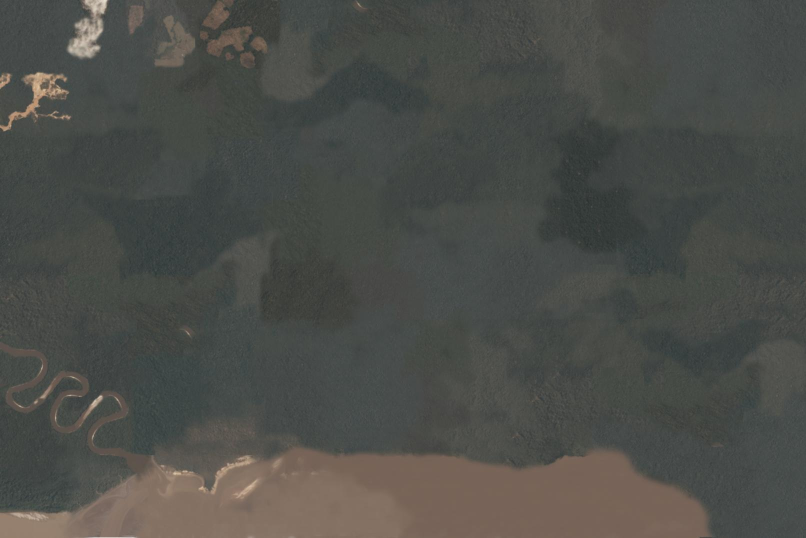
#> input picture CNNmulticlasses/image1.jpg, 1612 x 1075 px (shown at 1/2 size); its folder holds only this picture in this run
$ python -i CNNmulti1.py   (imports and definitions only)
#> lines starting #> are read from the running program, lines starting #| are printed output that depends on the picture
import numpy as np
from skimage import color, exposure, transform, io
import os
import glob
from keras.models import Sequential
from keras.layers.core import Dense, Dropout, Activation, Flatten
from keras.layers.convolutional import Conv2D
from keras.layers.pooling import MaxPooling2D
from keras.optimizers import SGD
from keras import backend as K
from keras.callbacks import LearningRateScheduler, ModelCheckpoint


NUM_CLASSES = 4
IMG_SIZE = 48

def preprocess_img(img):
    # Histogram normalization in v channel
    hsv = color.rgb2hsv(img)
#> hsv: shape (1075, 1612, 3) float64; mean of channels 0, 1, 2 0.324, 0.0908, 0.313
    hsv[:, :, 2] = exposure.equalize_hist(hsv[:, :, 2])
#> hsv: shape (1075, 1612, 3) float64; mean of channels 0, 1, 2 0.324, 0.0908, 0.518
    img = color.hsv2rgb(hsv)
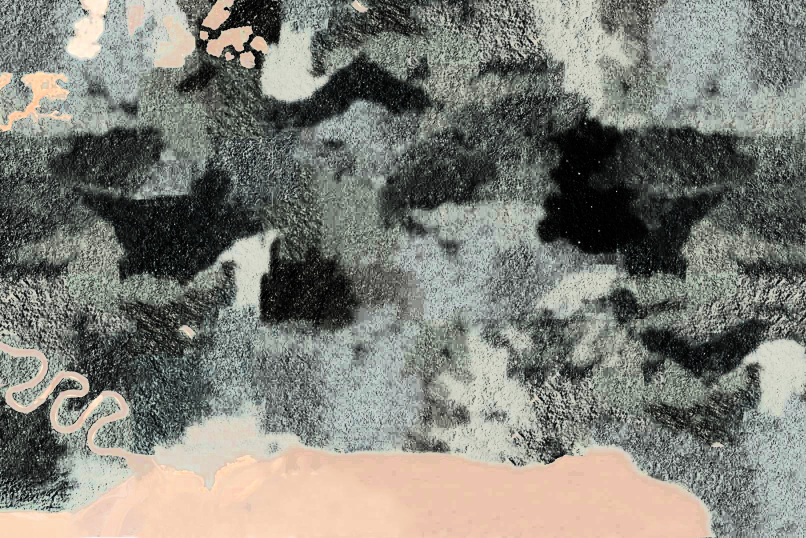
#> img: shape (1075, 1612, 3) float64 (shown at 1/2 size); mean R, G, B 0.499, 0.5, 0.471

    # central square crop
    min_side = min(img.shape[:-1])
#> min_side = 1075
    centre = img.shape[0] // 2, img.shape[1] // 2
#> centre = (537, 806)
    img = img[centre[0] - min_side // 2:centre[0] + min_side // 2,
              centre[1] - min_side // 2:centre[1] + min_side // 2,
              :]
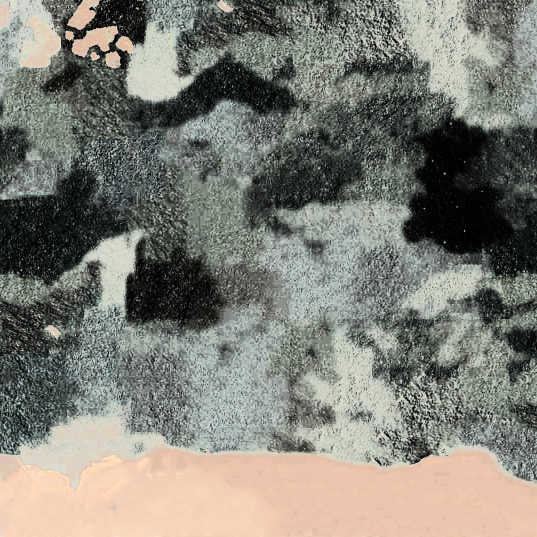
#> img: shape (1074, 1074, 3) float64 (shown at 1/2 size); mean R, G, B 0.505, 0.501, 0.469

    # rescale to standard size
    img = transform.resize(img, (IMG_SIZE, IMG_SIZE))
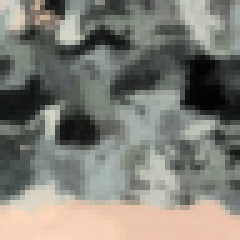
#> img: shape (48, 48, 3) float64 (shown 5 times larger); mean R, G, B 0.505, 0.501, 0.469

    # roll color axis to axis 0
    img = np.rollaxis(img, -1)

    return img


def get_class(img_path):
    return int(img_path.split('/')[-2])


root_dir = '../../csmdata2/train/'
# [5 lines of commented-out code are left out]

imgs = []
labels = []

all_img_paths = glob.glob(os.path.join(root_dir, '*/*.jpg'))
# [10 lines not run here, left out]


X = np.array(imgs, dtype='float32')
# Make one hot targets
Y = np.eye(NUM_CLASSES, dtype='uint8')[labels]


# [1 line not run here, left out]


def cnn_model():
    model = Sequential()

    model.add(Conv2D(32, (3, 3), padding='same',
                     input_shape=(3, IMG_SIZE, IMG_SIZE),
                     #input_shape=input_shape,
                     activation='relu'))
    model.add(Conv2D(32, (3, 3), activation='relu'))
    model.add(MaxPooling2D(pool_size=(2, 2)))
    model.add(Dropout(0.2))

    model.add(Conv2D(64, (3, 3), padding='same',
                     activation='relu'))
    model.add(Conv2D(64, (3, 3), activation='relu'))
    model.add(MaxPooling2D(pool_size=(2, 2)))
    model.add(Dropout(0.2))

    model.add(Conv2D(128, (3, 3), padding='same',
                     activation='relu'))
    model.add(Conv2D(128, (3, 3), activation='relu'))
    model.add(MaxPooling2D(pool_size=(2, 2)))
    model.add(Dropout(0.2))

    model.add(Flatten())
    model.add(Dense(512, activation='relu'))
    model.add(Dropout(0.5))
    model.add(Dense(NUM_CLASSES, activation='softmax'))
    return model


# [1 line that did not run here, left out]

# let's train the model using SGD + momentum
lr = 0.01
# [1 line that did not run here, left out]
# [3 lines not run here, left out]


def lr_schedule(epoch):
    return lr * (0.1 ** int(epoch / 10))


batch_size = 100
epochs = 50


# [7 lines not run here, left out]

>>> import cv2
>>> picture = cv2.cvtColor(cv2.imread('image1.jpg'), cv2.COLOR_BGR2RGB)
>>> result = preprocess_img(picture)

$ run again, on CNNmulticlasses/image2.jpg
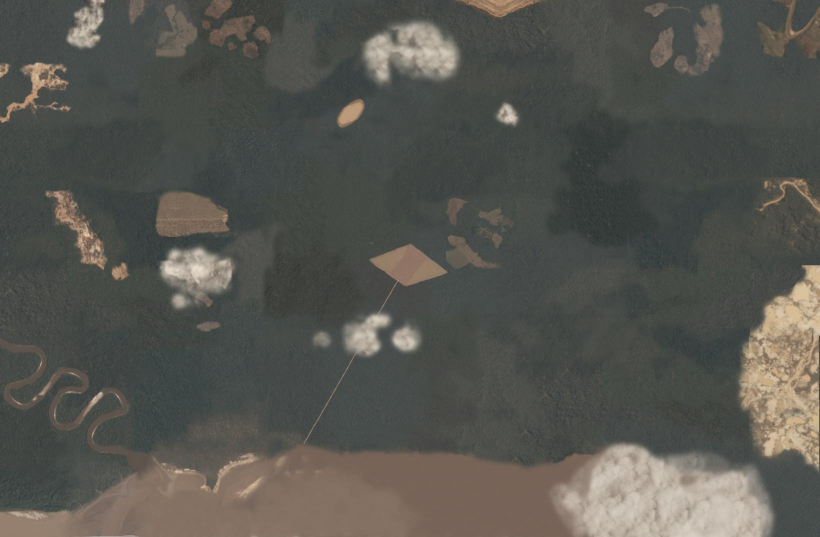
#> input picture CNNmulticlasses/image2.jpg, 1640 x 1074 px (shown at 1/2 size)
#> in preprocess_img, `img = color.hsv2rgb(hsv)`:
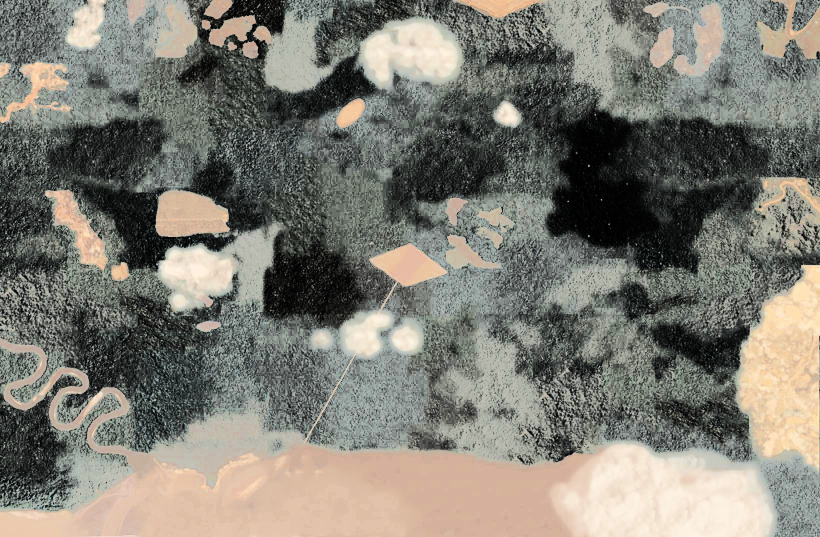
#> img: shape (1074, 1640, 3) float64 (shown at 1/2 size); mean R, G, B 0.498, 0.49, 0.455
#> in preprocess_img, `img = transform.resize(img, (IMG_SIZE, IMG_SIZE))`:
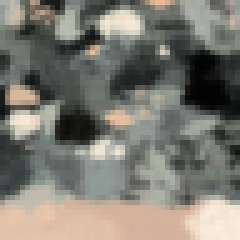
#> img: shape (48, 48, 3) float64 (shown 5 times larger); mean R, G, B 0.494, 0.485, 0.451
